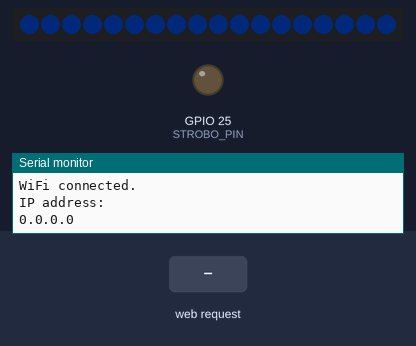
A sketch run on a simulated ESP32. On the bench: 18 RGB LEDs in strip order, left to right, output pins drawn as LEDs (lit = HIGH), the last lines printed to the serial monitor. Inputs (shaded band) come from the test bench. Dim RGB values are drawn brighter than linear; WiFi joins after 1.5 s; servers stay silent unless stated.

Above: at 1.2 s.
1.3 s: HTTP request GET /purple received
At 2.0 s:
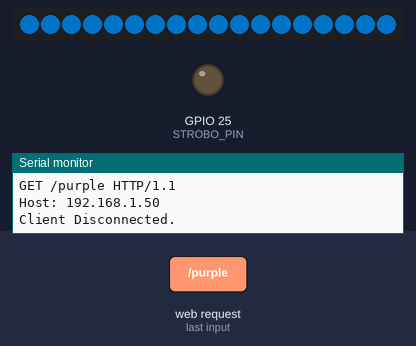
2.8 s: HTTP request GET /red received
At 3.1 s:
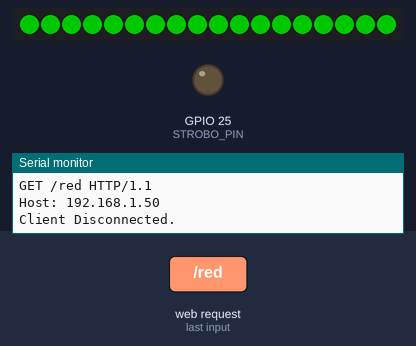
4.3 s: HTTP request GET /green received
At 5.4 s:
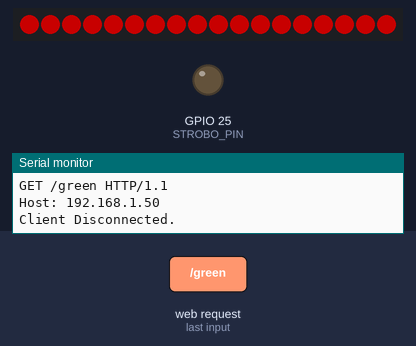
5.8 s: HTTP request GET /H received
At 6.6 s:
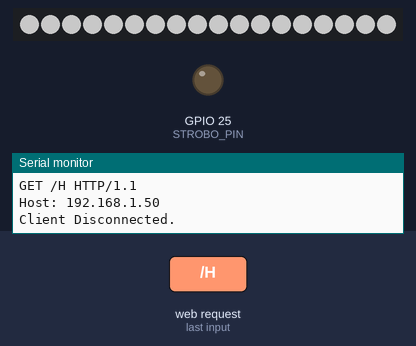
7.3 s: HTTP request GET /L received
At 7.7 s:
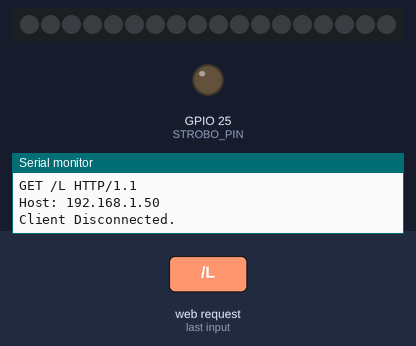
8.8 s: HTTP request GET /blue received
At 10.1 s:
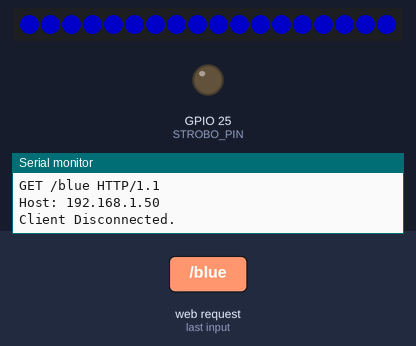
Timing chart, 0 to 11.3 s (numbered marks = the images above; inputs shaded):
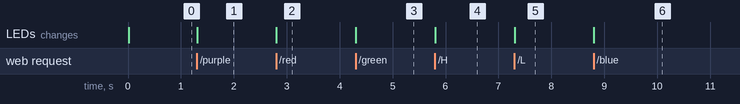

Measured:
- after the input at 1.3 s, the LEDs: change at once (image 1)
- after the input at 2.8 s, the LEDs: change at once (image 2)
- after the input at 4.3 s, the LEDs: change at once (image 3)
- after the input at 5.8 s, the LEDs: change at once (image 4)
- after the input at 7.3 s, the LEDs: change at once (image 5)
- after the input at 8.8 s, the LEDs: change at once (image 6)

The sketch:

esp32_webserver6_wifiap_new4.ino
```cpp
/*
 WiFi Web Server LED Blink

 A simple web server that lets you blink an LED via the web.
 This sketch will print the IP address of your WiFi Shield (once connected)
 to the Serial monitor. From there, you can open that address in a web browser
 to turn on and off the LED on pin 5.

 If the IP address of your shield is yourAddress:
 http://yourAddress/H turns the LED on
 http://yourAddress/L turns it off

 This example is written for a network using WPA2 encryption. For insecure
 WEP or WPA, change the Wifi.begin() call and use Wifi.setMinSecurity() accordingly.

 Circuit:
 * WiFi shield attached
 * LED attached to pin 5

 created for arduino 25 Nov 2012
 by Tom Igoe


 */

#include <WiFi.h>
#include <ESPmDNS.h>
#include "Freenove_WS2812_Lib_for_ESP32.h"
#include "luxdef_strobo.h"
//#include "globalvars.h"


#define LEDS_COUNT 18
#define LEDS_PIN 27
#define CHANNEL 0
#define STROBO_PIN 25

//const char* ssid     = "esp32apnewnew23";
const char* ssid     = "ESP32_wojtron";
const char* password = "12345678";  //mozna dac NULL
const int   channel        = 10;                        // WiFi Channel number between 1 and 13
const bool  hide_SSID      = false;                     // To disable SSID broadcast -> SSID will not appear in a basic WiFi scan
const int   max_connection = 2;                         // Maximum simultaneous connected clients on the AP

Freenove_ESP32_WS2812 strip = Freenove_ESP32_WS2812(LEDS_COUNT, LEDS_PIN, CHANNEL, TYPE_GRB);

IPAddress local_ip(192,168,0,1);
IPAddress gateway(192,168,0,1);
IPAddress subnet(255,255,255,0);

WiFiServer server(80);

void setup()
{
    Serial.begin(115200);

    strip.begin();
    strip.setBrightness(100);

    pinMode(25, OUTPUT);      // set the STROBO pin mode

    delay(10);

    // We start by connecting to a WiFi network

    Serial.println();
    Serial.println();
    Serial.print("Connecting to ");
    Serial.println(ssid);

    WiFi.mode(WIFI_AP);
    WiFi.softAPConfig(local_ip, gateway, subnet);
    WiFi.softAP(ssid, password, channel, hide_SSID, max_connection);
    //WiFi.begin(ssid, password);

    /*
    while (WiFi.status() != WL_CONNECTED) {
        delay(500);
        Serial.print(".");
    }
    */

    Serial.println("");
    Serial.println("WiFi connected.");
    Serial.println("IP address: ");
    Serial.println(WiFi.localIP());

    if (!MDNS.begin("esp32")) {
        Serial.println("Error setting up MDNS responder!");
        while(1) {
            delay(1000);
        }
    }

    server.begin();
    MDNS.addService("http", "tcp", 80);
    setAll(5, 0, 10);

}

void loop(){
 WiFiClient client = server.available();   // listen for incoming clients

  if (client) {                             // if you get a client,
    Serial.println("New Client.");           // print a message out the serial port
    String currentLine = "";                // make a String to hold incoming data from the client
    while (client.connected()) {            // loop while the client's connected
      if (client.available()) {             // if there's bytes to read from the client,
        char c = client.read();             // read a byte, then
        Serial.write(c);                    // print it out the serial monitor
        if (c == '\n') {                    // if the byte is a newline character

          // if the current line is blank, you got two newline characters in a row.
          // that's the end of the client HTTP request, so send a response:
          if (currentLine.length() == 0) {
            // HTTP headers always start with a response code (e.g. HTTP/1.1 200 OK)
            // and a content-type so the client knows what's coming, then a blank line:
            client.println("HTTP/1.1 200 OK");
            client.println("Content-type:text/html");
            client.println();

            // the content of the HTTP response follows the header:
            client.print("Click <a href=\"/H\">ON</a> to turn the LED on pin 27 ON.<br>");
            client.print("Click <a href=\"/L\">OFF</a> to turn the LED on pin 27 OFF.<br>");
            client.print("Click <a href=\"/purple\">PURPLE</a> to turn the LED on pin 27 PURPLE.<br>");
            client.print("Click <a href=\"/red\">RED</a> to turn the LED on pin 27 RED.<br>");
            client.print("Click <a href=\"/blue\">BLUE</a> to turn the LED on pin 27 BLUE.<br>");
            client.print("Click <a href=\"/green\">GREEN</a> to turn the LED on pin 27 GREEN.<br><br>");

            client.print("Click <a href=\"/brightness100\">BRIGHTNESS 100%</a> to set BRIGHTNESS 100.<br>");
            client.print("Click <a href=\"/brightness50\">BRIGHTNESS 50%</a> to set BRIGHTNESS 50.<br>");
            client.print("Click <a href=\"/brightness25\">BRIGHTNESS 25%</a> to set BRIGHTNESS 25.<br>");
            client.print("Click <a href=\"/brightness15\">BRIGHTNESS 15%</a> to set BRIGHTNESS 15.<br>");
            client.print("Click <a href=\"/brightness5\">BRIGHTNESS 5%</a> to set BRIGHTNESS 5.<br>");
            client.print("Click <a href=\"/brightness0\">BRIGHTNESS 0%</a> to set BRIGHTNESS 0.<br><br><br>");


            client.print("Click <a href=\"/strobo1on50off50loops4\">STROBO1 50 ON 50 OFF 4 LOOPS</a><br>");
            client.print("Click <a href=\"/strobo1on100off100loops2\">STROBO1 100 ON 100 OFF 2 LOOPS</a><br><br>");


            client.print("Click <a href=\"/strobo1on50off50loops6\">STROBO 50 OFF 50 ON 10 LOOPS</a><br>");
            client.print("Click <a href=\"/strobo1on35off35loops6\">STROBO 35 OFF 35 ON 10 LOOPS</a><br><br>");

            client.print("Click <a href=\"/strobo25_25_10\">STROBO 25 25 10</a><br>");
            client.print("Click <a href=\"/strobo20_20_10\">STROBO 20 20 10</a><br><br>");


            client.print("Click <a href=\"/strobo15_15_10\">STROBO 15 15 10</a><br>");
            client.print("Click <a href=\"/strobo12_12_10\">strobo 12 12 10</a><br>");
            client.print("Click <a href=\"/strobo10_10_10\">STROBO 10 10 10</a><br><br>");

            client.print("Click <a href=\"/strobo7_7_10\">strobo 7 7 10</a><br>");
            client.print("Click <a href=\"/strobo5_5_10\">strobo 5 5 10</a><br>");
            client.print("Click <a href=\"/strobo3_3_10\">strobo 3 3 10</a><br>");
            client.print("Click <a href=\"/strobo2_2_10\">strobo 2 2 10</a><br>");


            client.print("Click <a href=\"/strobo_light_on\">STROBO LIGHT ON</a><br><br>");
            client.print("Click <a href=\"/strobo_light_off\">STROBO LIGHT OFF</a><br>");


            // The HTTP response ends with another blank line:
            client.println();
            // break out of the while loop:
            break;
          } else {    // if you got a newline, then clear currentLine:
            currentLine = "";
          }
        } else if (c != '\r') {  // if you got anything else but a carriage return character,
          currentLine += c;      // add it to the end of the currentLine
        }

        if (currentLine.endsWith("GET /purple")) {
          setAll(150, 0, 255);
        }
        if (currentLine.endsWith("GET /red")) {
          setAll(255, 0, 0);
        }
        if (currentLine.endsWith("GET /blue")) {
          setAll(0, 0, 255);
        }
        if (currentLine.endsWith("GET /green")) {
          setAll(0, 255, 0);
        }
        // Check to see if the client request was "GET /H" or "GET /L":
        if (currentLine.endsWith("GET /H")) {
          //digitalWrite(5, HIGH);               // GET /H turns the LED on
          setAll(255, 255, 255);
        }
        if (currentLine.endsWith("GET /L")) {
          //digitalWrite(5, LOW);                // GET /L turns the LED off
          setAll(0, 0, 0);
        }
        if (currentLine.endsWith("GET /brightness100")) strip.setBrightness(100);
        if (currentLine.endsWith("GET /brightness50")) strip.setBrightness(50);
        if (currentLine.endsWith("GET /brightness25")) strip.setBrightness(25);
        if (currentLine.endsWith("GET /brightness15")) strip.setBrightness(15);
        if (currentLine.endsWith("GET /brightness5")) strip.setBrightness(5);
        if (currentLine.endsWith("GET /brightness0")) strip.setBrightness(0);
        if (currentLine.endsWith("GET /strobo1on50off50loops4")) strobo1(50, 50, 4);
        if (currentLine.endsWith("GET /strobo1on50off50loops6")) strobo1(50, 50, 6);
        if (currentLine.endsWith("GET /strobo1on35off35loops6")) strobo1(35, 35, 6);

        if (currentLine.endsWith("GET /strobo25_25_10")) strobo1(25, 25, 10);
        if (currentLine.endsWith("GET /strobo20_20_10")) strobo1(20, 20, 10);
        if (currentLine.endsWith("GET /strobo15_15_10")) strobo1(15, 15, 10);
        if (currentLine.endsWith("GET /strobo12_12_10")) strobo1(12, 12, 10);
        if (currentLine.endsWith("GET /strobo10_10_10")) strobo1(10, 10, 10);

        if (currentLine.endsWith("GET /strobo7_7_10")) strobo1(7, 7, 10);
        if (currentLine.endsWith("GET /strobo5_5_10")) strobo1(5, 5, 10);
        if (currentLine.endsWith("GET /strobo3_3_10")) strobo1(3, 3, 10);
        if (currentLine.endsWith("GET /strobo2_2_10")) strobo1(2, 2, 10);

        if (currentLine.endsWith("GET /strobo1on100off100loops2")) strobo1(100, 100, 2);
        if (currentLine.endsWith("GET /strobo_light_on")) digitalWrite(STROBO_PIN, LOW);
        if (currentLine.endsWith("GET /strobo_light_off")) digitalWrite(STROBO_PIN, HIGH);


      }
    }
    // close the connection:
    client.stop();
    Serial.println("Client Disconnected.");
  }
}


void setPixel(int Pixel, byte red, byte green, byte blue) {

  strip.set_pixel(Pixel, green, red, blue);
  // ledstrip.setPixelColor(Pixel, ledstrip.Color(red, green, blue));
  // ledstrip.setPixelColor(Pixel, ledstrip.Color(red, green, blue));
}

// Set all LEDs to a given color and apply it (visible)
void setAll(byte red, byte green, byte blue) {
  for (int i = 0; i < LEDS_COUNT; i++ ) {
    setPixel(i, red, green, blue);
  }
 strip.show();
}
```

globalvars.cpp
```cpp
#include "globalvars.h"

int zmienna1 = 0;
```

globalvars.h
```cpp
#ifndef GLOBALVARS_H
#define GLOBALVARS_H

#include <Arduino.h>
//#include "globalvars.h"


//int strobo_loops = 10;


#endif
```

luxdef_strobo.cpp
```cpp
#include "globalvars.h"


int zmienna2 = 0;

//digitalWrite(STROBO_PIN, LOW);
//extern int strobo_loops;

void strobo1(int delay_on, int delay_off, int strobo_loops){

  for (int i = 0; i < strobo_loops; i++) {

  delay(delay_on);
  gpio_set_level(GPIO_NUM_25, 0); //strobo gpio25 ON
  delay(delay_off);

  delay(delay_on);
  gpio_set_level(GPIO_NUM_25, 1); //strobo gpio25 ON
  delay(delay_off);

  delay(delay_on);
  gpio_set_level(GPIO_NUM_25, 0); //strobo gpio25 ON
  delay(delay_off);

  delay(delay_on);
  gpio_set_level(GPIO_NUM_25, 1); //strobo gpio25 ON
  delay(delay_off);

  delay(delay_on);
  gpio_set_level(GPIO_NUM_25, 0); //strobo gpio25 ON
  delay(delay_off);

  delay(delay_on);
  gpio_set_level(GPIO_NUM_25, 1); //strobo gpio25 ON
  delay(delay_off);

  delay(delay_on);
  gpio_set_level(GPIO_NUM_25, 0); //strobo gpio25 ON
  delay(delay_off);

  delay(delay_on);
  gpio_set_level(GPIO_NUM_25, 1); //strobo gpio25 ON
  delay(delay_off);

  delay(delay_on);
  gpio_set_level(GPIO_NUM_25, 0); //strobo gpio25 ON
  delay(delay_off);

  delay(delay_on);
  gpio_set_level(GPIO_NUM_25, 1); //strobo gpio25 ON
  delay(delay_off);

  }

}
```

luxdef_strobo.h
```cpp
#ifndef LUXDEF_STROBO_H
#define LUXDEF_STROBO_H

#include <Arduino.h>
#include "globalvars.h"


void strobo1(int delay_on, int delay_off, int strobo_loops);

#endif
```
